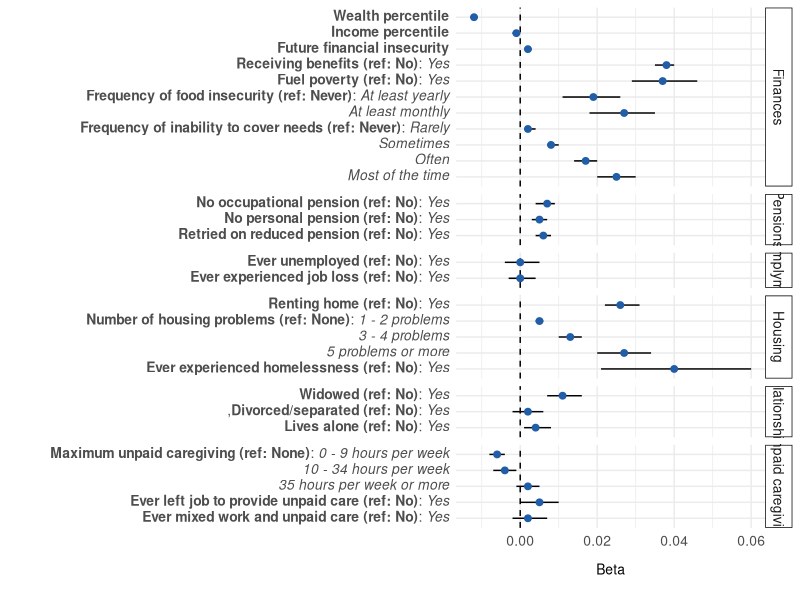

Reproduce this figure in R. (Note: this script raises an error after producing the figure.)
library(dplyr)
library(tidyr)
library(ggplot2)
library(readxl)

setwd("C:/Users/lrowley/OneDrive - University of Edinburgh/Published Paper GitHub Repositories/New Frailty and Social Risks/Analysis")
rm(list = ls())

estimates<- read_excel(path = "../Model Results/Model 1.xlsx")

estimates$term[13]<- "Does not provide unpaid care"
estimates$term[24]<- "No problems"
estimates$term[29]<- "Never - food insecurity"
estimates$term[32]<- "Never - enough money"

estimates<- estimates%>%
  mutate(variable = case_when(term == "wealth_percentile" ~ "**Wealth percentile**",
                              term == "income_percentile" ~ "**Income percentile**",
                              term == "benefits" ~ "**Receiving benefits (ref: No)**: _Yes_",
                              term == "has_no_occ_pension" ~ "**No occupational pension (ref: No)**: _Yes_",
                              term == "has_no_personal_pension" ~ "**No personal pension (ref: No)**: _Yes_",
                              term == "reduced_pension" ~ "**Retried on reduced pension (ref: No)**: _Yes_",
                              term == "ever_unemployed" ~ "**Ever unemployed (ref: No)**: _Yes_",
                              term == "ever_invol_job_loss" ~ "**Ever experienced job loss (ref: No)**: _Yes_",
                              term == "0 - 9 hours per week" ~ "**Maximum unpaid caregiving (ref: None)**: _0 - 9 hours per week_",
                              term == "10 - 34 hours per week" ~ "_10 - 34 hours per week_",
                              term == "35 hours per week or more" ~ "_35 hours per week or more_",
                              term == "ever_left_job_to_care" ~ "**Ever left job to provide unpaid care (ref: No)**: _Yes_",
                              term == "ever_mixed_work_care" ~ "**Ever mixed work and unpaid care (ref: No)**: _Yes_",
                              term == "widowed" ~ "**Widowed (ref: No)**: _Yes_", 
                              term == "divorced" ~ ",**Divorced/separated (ref: No)**: _Yes_",
                              term == "lives_alone" ~ "**Lives alone (ref: No)**: _Yes_",
                              term == "renting" ~ "**Renting home (ref: No)**: _Yes_",
                              term == "1 - 2 problems" ~ "**Number of housing problems (ref: None)**: _1 - 2 problems_",
                              term == "3 - 4 problems" ~ "_3 - 4 problems_",
                              term == "5 problems or more" ~ "_5 problems or more_",
                              term == "ever_homeless" ~ "**Ever experienced homelessness (ref: No)**: _Yes_",
                              term == "fuel_poverty" ~ "**Fuel poverty (ref: No)**: _Yes_",
                              term == "At least yearly" ~ "**Frequency of food insecurity (ref: Never)**: _At least yearly_",
                              term == "At least monthly" ~ "_At least monthly_",
                              term == "Rarely" ~ "**Frequency of inability to cover needs (ref: Never)**: _Rarely_",
                              term == "Sometimes" ~ "_Sometimes_",
                              term == "Often" ~ "_Often_",
                              term == "Most of the time" ~ "_Most of the time_",
                              term == "not_enough_future" ~ "**Future financial insecurity**",
                              term == "age" ~ "**Age**",
                              term == "age # age" ~ "**Age-squared**",
                              T ~ term))

ordered_vars<- c("**Wealth percentile**",
                 "**Income percentile**",
                 "**Future financial insecurity**",
                 "**Receiving benefits (ref: No)**: _Yes_",
                 "**Fuel poverty (ref: No)**: _Yes_",
                 "**Frequency of food insecurity (ref: Never)**: _At least yearly_",
                 "_At least monthly_",
                 "**Frequency of inability to cover needs (ref: Never)**: _Rarely_",
                 "_Sometimes_",
                 "_Often_",
                 "_Most of the time_",
                 "**No occupational pension (ref: No)**: _Yes_",
                 "**No personal pension (ref: No)**: _Yes_",
                 "**Retried on reduced pension (ref: No)**: _Yes_",
                 "**Ever unemployed (ref: No)**: _Yes_",
                 "**Ever experienced job loss (ref: No)**: _Yes_",
                 "**Renting home (ref: No)**: _Yes_",
                 "**Number of housing problems (ref: None)**: _1 - 2 problems_",
                 "_3 - 4 problems_",
                 "_5 problems or more_",
                 "**Ever experienced homelessness (ref: No)**: _Yes_",
                 "**Widowed (ref: No)**: _Yes_", 
                 ",**Divorced/separated (ref: No)**: _Yes_",
                 "**Lives alone (ref: No)**: _Yes_",
                 "**Maximum unpaid caregiving (ref: None)**: _0 - 9 hours per week_",
                 "_10 - 34 hours per week_",
                 "_35 hours per week or more_",
                 "**Ever left job to provide unpaid care (ref: No)**: _Yes_",
                 "**Ever mixed work and unpaid care (ref: No)**: _Yes_")

estimates<- estimates%>%
  mutate(variable = factor(variable, levels = rev(ordered_vars)))


estimates<- estimates%>%
  mutate(domain = case_when(term %in% c("wealth_percentile", "income_percentile", "not_enough_future", "benefits", "fuel_poverty", "Never - food insecurity", "At least yearly", "At least monthly", "Never - not enough", "Rarely", "Sometimes", "Often", "Most of the time") ~ "Finances",
                            term %in% c("has_no_occ_pension", "has_no_personal_pension", "reduced_pension") ~ "Pensions",
                            term %in% c("ever_unemployed", "ever_invol_job_loss") ~ "Emplymt.",
                            term %in% c("0 - 9 hours per week", "10 - 34 hours per week", "35 hours per week or more", "ever_left_job_to_care", "ever_mixed_work_care") ~ "Unpaid caregiving",
                            term %in% c("widowed", "divorced", "lives_alone") ~ "Relationships",
                            term %in% c("renting", "1 - 2 problems", "3 - 4 problems", "5 problems or more", "ever_homeless") ~ "Housing")%>%
           factor(levels = c("Finances", "Pensions", "Emplymt.", "Housing", "Relationships", "Unpaid caregiving")))

estimates<- estimates%>%
  mutate(Coefficient = case_when(is.na(as.numeric(Coefficient)) ~ Coefficient,
                          T ~ as.character(round(as.numeric(Coefficient), 3))))


estimates<- estimates%>%
  mutate(beta = stringr::str_remove_all(Coefficient, "\\*")%>%
           as.numeric())%>%
  separate(`95% CI`, sep = ",", into = c("conf.low", "conf.high"))%>%
  mutate(conf.low = as.numeric(conf.low),
         conf.high = as.numeric(conf.high))


pal<- RColorBrewer::brewer.pal(n = 8, "YlGnBu")

estimates%>%
  filter(!variable %in% c("Age", "Age-squared"))%>%
  filter(!is.na(variable))%>%
  ggplot()+
  geom_vline(xintercept = 0, linetype = 2)+
  geom_errorbar(aes(xmin = conf.low, xmax = conf.high, y = variable), width = 0)+
  geom_point(aes(x = beta, y = variable), position = position_dodge(width = 0.5), size = 2, color = pal[7])+
  scale_color_manual(values = pal)+
  theme_minimal()+
  theme(legend.position = "bottom",
        legend.title = element_text(size = 10),
        legend.text = element_text(size = 10),
        plot.background = element_rect(color = "white", fill = "white"),
        text = element_text(size = 10),
        axis.title.x = element_text(margin = margin(10,0,10,0), size = 10),
        axis.title.y = element_text(margin = margin(0,10,0,10), size = 10),
        axis.text = ggtext::element_markdown(size = 10),
        plot.title.position = "plot",
        plot.title = element_text(margin = margin(10,10,10,10)),
        strip.text.y = element_text(size = 10),
        strip.background = element_rect())+
  labs(x = "Beta", y = "")+
  facet_grid(domain ~ ., scales = "free_y", space = "free")

ggsave("../Plots/Figure 1.jpg", units = "in", width = 9, height = 10, dpi = 500)
